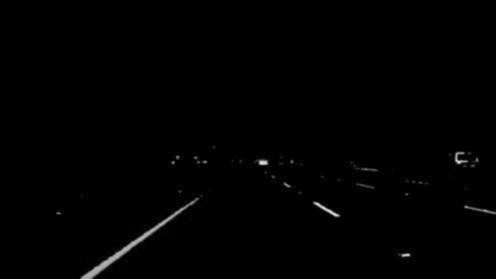
#> input picture Transformation3.jpg, 496 x 279 px
$ jupyter execute Transformation4.ipynb   (shell and % lines are left out)
#> lines starting #> are read from the running program, lines starting #| are printed output that depends on the picture; after the words box and inside, x2 and y2 are one past the last pixel; in counts of white or black regions, pixels touching at a corner belong together
[cell 1]
import matplotlib.pyplot as plt
import matplotlib.image as mpimg
import numpy as np
import cv2

def canny(img, low_threshold, high_threshold):
    return cv2.Canny(img, low_threshold, high_threshold)

low_threshold = 50
high_threshold = 150
image_in = mpimg.imread('Transformation3.jpg')
#> image_in is the input picture: shape (279, 496, 3); min 0, max 226, mean 1.4
edges = canny(image_in, low_threshold, high_threshold)
#> in canny, `return cv2.Canny(img, low_threshold, high_threshold)`:
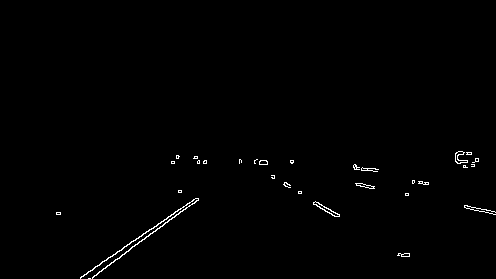
#> returned value: shape (279, 496); 0.71% white in thin lines or dots, all inside (x1, y1, x2, y2) = (56, 151, 496, 279)
plt.imshow(edges, cmap='gray')
plt.axis('off')
transformation = plt.imshow
plt.savefig('Transformation4.jpg',bbox_inches='tight',transparent=True, pad_inches=0)
